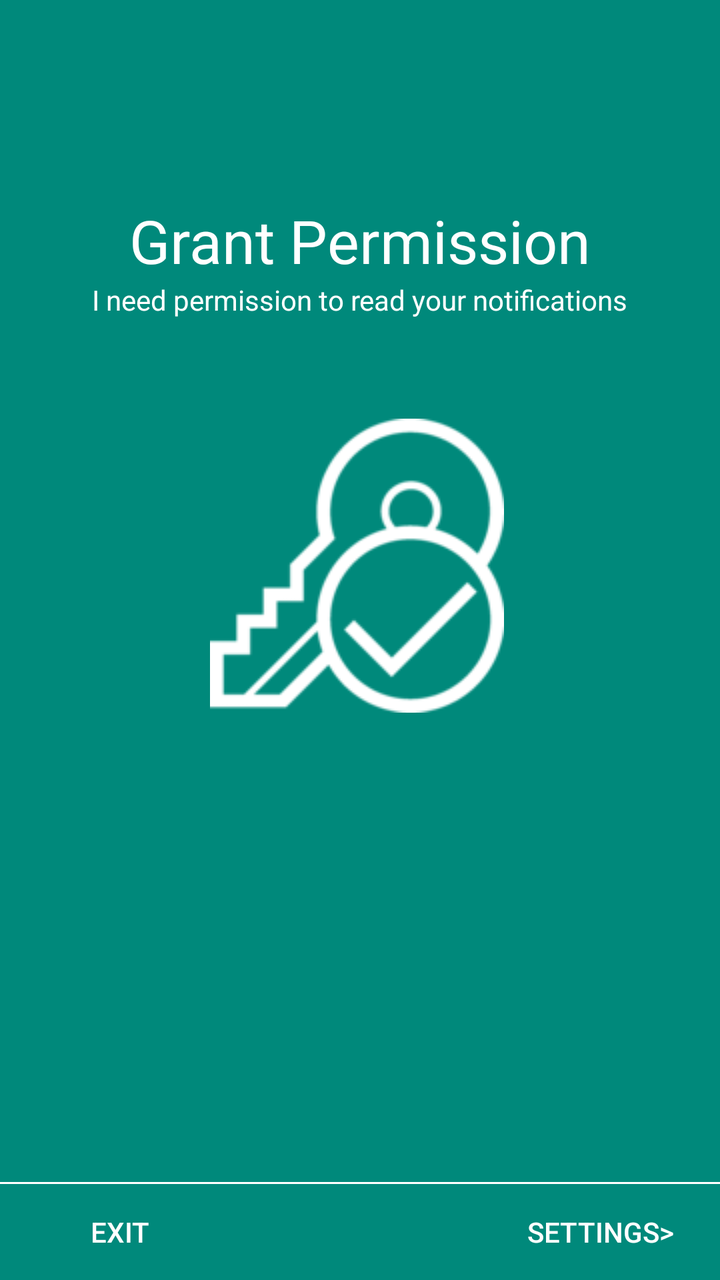
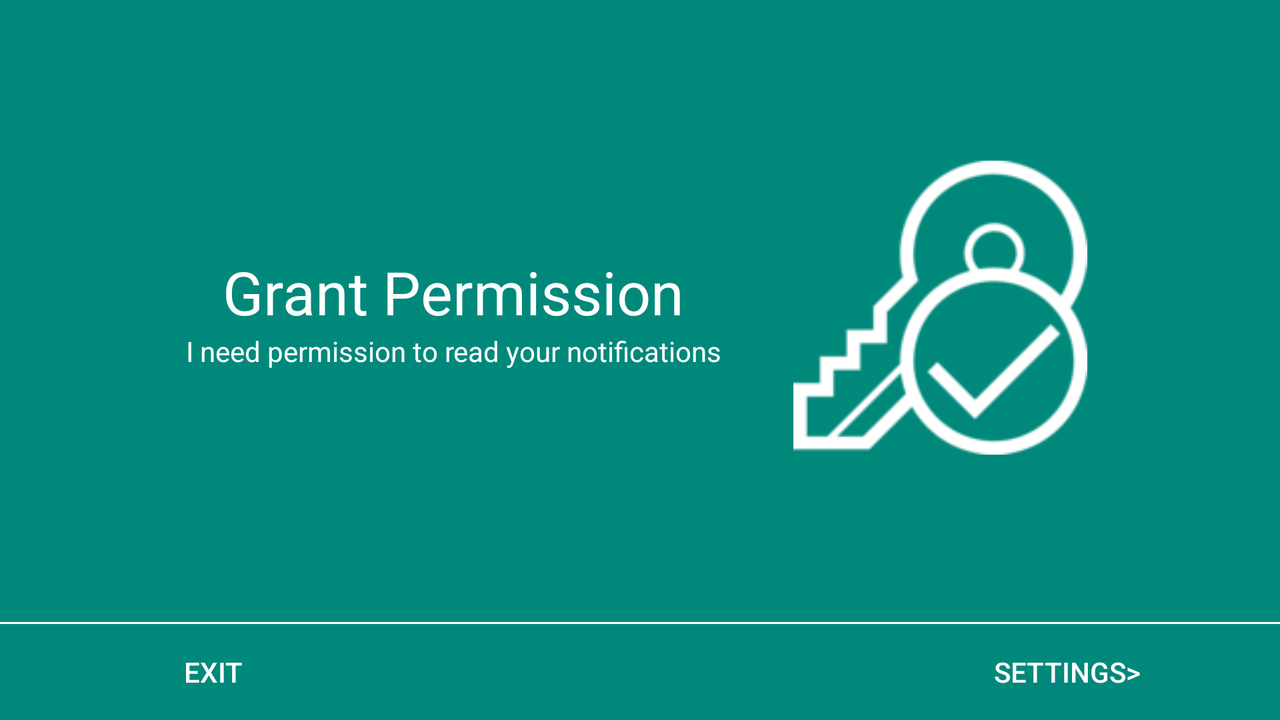

The same Android screen from two of the app's own layout files: first res/layout/ as a phone draws it, then the repository's variant for another configuration, drawn on a device whose configuration selects that folder. Both files follow.
<!-- AndroidManifest.xml: activity theme AppTheme2 -->
<!-- res/layout/activity_begin.xml -->
<?xml version="1.0" encoding="utf-8"?>
<LinearLayout xmlns:android="http://schemas.android.com/apk/res/android"
    xmlns:tools="http://schemas.android.com/tools"
    android:id="@+id/activity_begin"
    android:orientation="vertical"
    android:layout_width="match_parent"

    android:layout_height="match_parent"



    tools:context="com.crazywinner.notificationlightcontroller.BeginActivity">

    <TextView
        android:layout_width="wrap_content"
        android:layout_height="wrap_content"
        android:textSize="30sp"
        android:layout_gravity="center_horizontal"
        android:layout_marginTop="100dp"

        android:id="@+id/grantpermText"
        android:text="@string/begin.grant"
        android:textColor="@android:color/white"

 />
    <TextView
        android:text="@string/begin.desc"
        android:layout_width="wrap_content"
        android:layout_marginBottom="50dp"
        android:layout_height="wrap_content"
        android:layout_gravity="center_horizontal"
        android:id="@+id/textView3"
        android:textColor="@android:color/white"

        />
<FrameLayout
    android:layout_width="wrap_content"
    android:layout_weight="1"
    android:layout_height="0dp"
    android:layout_gravity="center_horizontal">

    <ImageView
    android:layout_width="wrap_content"
    android:layout_height="wrap_content"
    android:src="@drawable/perm"
    android:tint="@android:color/white"
    android:id="@+id/imageView3"
     />
    <ImageView
        android:layout_width="wrap_content"

        android:layout_height="wrap_content"
        android:src="@drawable/done"
        android:visibility="invisible"


        android:id="@+id/imageViewOk"
/></FrameLayout>



    <View
        android:layout_width="match_parent"
        android:layout_height="1dp"
        android:background="@android:color/white"

/>
    <LinearLayout
        android:layout_width="match_parent"
        android:id="@+id/linear"
        android:layout_height="wrap_content"
        android:orientation="horizontal"
>
        <Button
            android:layout_width="0dp"
            android:background="?android:attr/selectableItemBackground"
            android:textColor="@android:color/white"
            android:layout_height="wrap_content"
            android:onClick="clickedExit"
            android:layout_weight="1"
            android:text="@string/begin.exit"
            />
        <View
            android:layout_width="0dp"
            android:layout_weight="1"
            android:layout_height="match_parent" />
        <Button

            android:layout_width="0dp"
            android:id="@+id/button_next"
            android:textColor="@android:color/white"
            android:background="?android:attr/selectableItemBackground"
            android:layout_height="wrap_content"
            android:layout_weight="1"
            android:onClick="clickedSettings"
            android:text="@string/begin.settings"
            />
    </LinearLayout>
</LinearLayout>
<!-- resources referenced by this layout -->
<resources>
  <!-- drawable done: png bitmap (drawable, 13515 bytes) -->
  <!-- drawable perm: png bitmap (drawable, 9031 bytes) -->
  <string name="begin.desc">I need permission to read your notifications</string>
  <string name="begin.exit">Exit</string>
  <string name="begin.grant">Grant Permission</string>
  <string name="begin.settings">Settings&gt;</string>
  <!-- from res/values-v21/ -->
  <style name="AppTheme2" parent="Theme.AppCompat.Light.NoActionBar">
                  
                  <item name="colorPrimary">#00897B</item>
                  <item name="colorPrimaryDark">#00796B</item>
                  <item name="android:background">#00897B</item>
                  <item name="android:navigationBarColor">#00796B</item>
                  <item name="colorAccent">#FF4081</item>
          </style>
</resources>
<!-- res/layout-land/activity_begin.xml (the repository's variant of the layout above) -->
<!-- drawn on the phone turned sideways -->
<?xml version="1.0" encoding="utf-8"?>
<LinearLayout
    xmlns:android="http://schemas.android.com/apk/res/android"
    xmlns:app="http://schemas.android.com/apk/res-auto"
    xmlns:tools="http://schemas.android.com/tools"
    tools:context="com.crazywinner.notificationlightcontroller.BeginActivity"
    android:id="@+id/activity_begin"
    android:orientation="vertical"
    android:layout_width="match_parent"
    android:layout_height="match_parent">
    <FrameLayout
        android:layout_width="match_parent"
        android:layout_weight="1"
        android:layout_height="0dp">
        <LinearLayout
            android:layout_width="wrap_content"
            android:layout_height="wrap_content"
            android:layout_gravity="center"
            android:orientation="horizontal"


            >
            <LinearLayout
                android:layout_width="wrap_content"
                android:orientation="vertical"
                android:layout_marginRight="36dp"
                android:layout_gravity="center_vertical"
                android:layout_height="wrap_content">
                <TextView
                    android:layout_width="wrap_content"
                    android:layout_height="wrap_content"
                    android:textSize="30sp"
                    android:layout_gravity="center"
                    android:id="@+id/grantpermText"
                    android:text="@string/begin.grant"
                    android:textColor="@android:color/white"


                    />
                <TextView
                    android:text="@string/begin.desc"
                    android:layout_width="wrap_content"
                    android:layout_height="wrap_content"
                    android:layout_gravity="center_horizontal|bottom"
                    android:id="@+id/textView3"

                    android:textColor="@android:color/white"
                    />
            </LinearLayout>

            <FrameLayout
                android:layout_width="wrap_content"
                android:layout_height="wrap_content">

                <ImageView
                    android:layout_width="wrap_content"
                    android:layout_height="wrap_content"
                    android:src="@drawable/perm"
                    android:tint="@android:color/white"
                    android:id="@+id/imageView3"


                    />
                <ImageView
                    android:layout_width="wrap_content"
                    app:layout_constraintTop_toTopOf="parent"
                    android:layout_height="wrap_content"
                    android:src="@drawable/done"
                    android:visibility="invisible"

                    android:id="@+id/imageViewOk"

                    /></FrameLayout>





        </LinearLayout>

    </FrameLayout>
<LinearLayout
    android:layout_width="match_parent"
    android:layout_height="wrap_content"
    android:orientation="vertical">
    <View
        android:layout_width="match_parent"

        android:layout_height="1dp"
        android:background="@android:color/white"

        android:id="@+id/view" />
    <LinearLayout
        android:layout_width="match_parent"
        android:id="@+id/linear"
        android:layout_height="wrap_content"
        android:orientation="horizontal"
        >
        <Button
            android:layout_width="0dp"
            android:background="@android:color/transparent"
            android:textColor="@android:color/white"
            android:layout_height="wrap_content"
            android:onClick="clickedExit"
            android:layout_weight="1"
            android:text="@string/begin.exit"
            />
        <View
            android:layout_width="0dp"
            android:layout_weight="1"
            android:layout_height="match_parent" />
        <Button

            android:layout_width="0dp"
            android:id="@+id/button_next"
            android:textColor="@android:color/white"
            android:background="@android:color/transparent"
            android:layout_height="wrap_content"
            android:layout_weight="1"
            android:onClick="clickedSettings"
            android:text="@string/begin.settings"
            />
    </LinearLayout>
</LinearLayout>


</LinearLayout>
